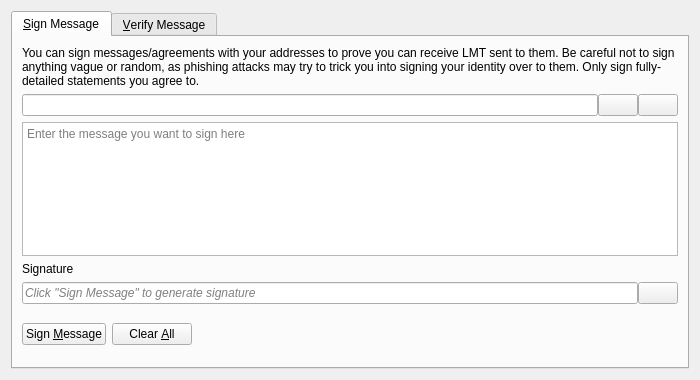
<?xml version="1.0" encoding="UTF-8"?>
<ui version="4.0">
 <class>SignVerifyMessageDialog</class>
 <widget class="QDialog" name="SignVerifyMessageDialog">
  <property name="geometry">
   <rect>
    <x>0</x>
    <y>0</y>
    <width>700</width>
    <height>380</height>
   </rect>
  </property>
  <property name="windowTitle">
   <string>Signatures - Sign / Verify a Message</string>
  </property>
  <property name="modal">
   <bool>true</bool>
  </property>
  <layout class="QVBoxLayout" name="verticalLayout">
   <item>
    <widget class="QTabWidget" name="tabWidget">
     <property name="currentIndex">
      <number>0</number>
     </property>
     <widget class="QWidget" name="tabSignMessage">
      <attribute name="title">
       <string>&amp;Sign Message</string>
      </attribute>
      <layout class="QVBoxLayout" name="verticalLayout_SM">
       <item>
        <widget class="QLabel" name="infoLabel_SM">
         <property name="text">
          <string>You can sign messages/agreements with your addresses to prove you can receive LMT sent to them. Be careful not to sign anything vague or random, as phishing attacks may try to trick you into signing your identity over to them. Only sign fully-detailed statements you agree to.</string>
         </property>
         <property name="textFormat">
          <enum>Qt::PlainText</enum>
         </property>
         <property name="wordWrap">
          <bool>true</bool>
         </property>
        </widget>
       </item>
       <item>
        <layout class="QHBoxLayout" name="horizontalLayout_1_SM">
         <property name="spacing">
          <number>0</number>
         </property>
         <item>
          <widget class="QValidatedLineEdit" name="addressIn_SM">
           <property name="toolTip">
            <string>The Lumenite address to sign the message with</string>
           </property>
          </widget>
         </item>
         <item>
          <widget class="QPushButton" name="addressBookButton_SM">
           <property name="toolTip">
            <string>Choose previously used address</string>
           </property>
           <property name="text">
            <string/>
           </property>
           <property name="icon">
            <iconset resource="../bitcoin.qrc">
             <normaloff>:/icons/address-book</normaloff>:/icons/address-book</iconset>
           </property>
           <property name="shortcut">
            <string>Alt+A</string>
           </property>
           <property name="autoDefault">
            <bool>false</bool>
           </property>
          </widget>
         </item>
         <item>
          <widget class="QPushButton" name="pasteButton_SM">
           <property name="toolTip">
            <string>Paste address from clipboard</string>
           </property>
           <property name="text">
            <string/>
           </property>
           <property name="icon">
            <iconset resource="../bitcoin.qrc">
             <normaloff>:/icons/editpaste</normaloff>:/icons/editpaste</iconset>
           </property>
           <property name="shortcut">
            <string>Alt+P</string>
           </property>
           <property name="autoDefault">
            <bool>false</bool>
           </property>
          </widget>
         </item>
        </layout>
       </item>
       <item>
        <widget class="QPlainTextEdit" name="messageIn_SM">
         <property name="toolTip">
          <string>Enter the message you want to sign here</string>
         </property>
         <property name="placeholderText">
          <string>Enter the message you want to sign here</string>
         </property>
        </widget>
       </item>
       <item>
        <widget class="QLabel" name="signatureLabel_SM">
         <property name="text">
          <string>Signature</string>
         </property>
         <property name="textFormat">
          <enum>Qt::PlainText</enum>
         </property>
        </widget>
       </item>
       <item>
        <layout class="QHBoxLayout" name="horizontalLayout_2_SM">
         <property name="spacing">
          <number>0</number>
         </property>
         <item>
          <widget class="QLineEdit" name="signatureOut_SM">
           <property name="placeholderText">
            <string>Click "Sign Message" to generate signature</string>
           </property>
           <property name="font">
            <font>
             <italic>true</italic>
            </font>
           </property>
           <property name="readOnly">
            <bool>true</bool>
           </property>
          </widget>
         </item>
         <item>
          <widget class="QPushButton" name="copySignatureButton_SM">
           <property name="toolTip">
            <string>Copy the current signature to the system clipboard</string>
           </property>
           <property name="text">
            <string/>
           </property>
           <property name="icon">
            <iconset resource="../bitcoin.qrc">
             <normaloff>:/icons/editcopy</normaloff>:/icons/editcopy</iconset>
           </property>
           <property name="autoDefault">
            <bool>false</bool>
           </property>
          </widget>
         </item>
        </layout>
       </item>
       <item>
        <layout class="QHBoxLayout" name="horizontalLayout_3_SM">
         <item>
          <widget class="QPushButton" name="signMessageButton_SM">
           <property name="toolTip">
            <string>Sign the message to prove you own this Lumenite address</string>
           </property>
           <property name="text">
            <string>Sign &amp;Message</string>
           </property>
           <property name="icon">
            <iconset resource="../bitcoin.qrc">
             <normaloff>:/icons/edit</normaloff>:/icons/edit</iconset>
           </property>
           <property name="autoDefault">
            <bool>false</bool>
           </property>
          </widget>
         </item>
         <item>
          <widget class="QPushButton" name="clearButton_SM">
           <property name="toolTip">
            <string>Reset all sign message fields</string>
           </property>
           <property name="text">
            <string>Clear &amp;All</string>
           </property>
           <property name="icon">
            <iconset resource="../bitcoin.qrc">
             <normaloff>:/icons/remove</normaloff>:/icons/remove</iconset>
           </property>
           <property name="autoDefault">
            <bool>false</bool>
           </property>
          </widget>
         </item>
         <item>
          <spacer name="horizontalSpacer_1_SM">
           <property name="orientation">
            <enum>Qt::Horizontal</enum>
           </property>
           <property name="sizeHint" stdset="0">
            <size>
             <width>40</width>
             <height>48</height>
            </size>
           </property>
          </spacer>
         </item>
         <item>
          <widget class="QLabel" name="statusLabel_SM">
           <property name="font">
            <font>
             <weight>75</weight>
             <bold>true</bold>
            </font>
           </property>
           <property name="text">
            <string/>
           </property>
           <property name="wordWrap">
            <bool>true</bool>
           </property>
          </widget>
         </item>
         <item>
          <spacer name="horizontalSpacer_2_SM">
           <property name="orientation">
            <enum>Qt::Horizontal</enum>
           </property>
           <property name="sizeHint" stdset="0">
            <size>
             <width>40</width>
             <height>48</height>
            </size>
           </property>
          </spacer>
         </item>
        </layout>
       </item>
      </layout>
     </widget>
     <widget class="QWidget" name="tabVerifyMessage">
      <attribute name="title">
       <string>&amp;Verify Message</string>
      </attribute>
      <layout class="QVBoxLayout" name="verticalLayout_VM">
       <item>
        <widget class="QLabel" name="infoLabel_VM">
         <property name="text">
          <string>Enter the receiver's address, message (ensure you copy line breaks, spaces, tabs, etc. exactly) and signature below to verify the message. Be careful not to read more into the signature than what is in the signed message itself, to avoid being tricked by a man-in-the-middle attack. Note that this only proves the signing party receives with the address, it cannot prove sendership of any transaction!</string>
         </property>
         <property name="textFormat">
          <enum>Qt::PlainText</enum>
         </property>
         <property name="alignment">
          <set>Qt::AlignLeading|Qt::AlignLeft|Qt::AlignTop</set>
         </property>
         <property name="wordWrap">
          <bool>true</bool>
         </property>
        </widget>
       </item>
       <item>
        <layout class="QHBoxLayout" name="horizontalLayout_1_VM">
         <property name="spacing">
          <number>0</number>
         </property>
         <item>
          <widget class="QValidatedLineEdit" name="addressIn_VM">
           <property name="toolTip">
            <string>The Lumenite address the message was signed with</string>
           </property>
          </widget>
         </item>
         <item>
          <widget class="QPushButton" name="addressBookButton_VM">
           <property name="toolTip">
            <string>Choose previously used address</string>
           </property>
           <property name="text">
            <string/>
           </property>
           <property name="icon">
            <iconset resource="../bitcoin.qrc">
             <normaloff>:/icons/address-book</normaloff>:/icons/address-book</iconset>
           </property>
           <property name="shortcut">
            <string>Alt+A</string>
           </property>
           <property name="autoDefault">
            <bool>false</bool>
           </property>
          </widget>
         </item>
        </layout>
       </item>
       <item>
        <widget class="QPlainTextEdit" name="messageIn_VM">
          <property name="toolTip">
            <string>The signed message to verify</string>
          </property>
          <property name="placeholderText">
            <string>The signed message to verify</string>
          </property>
        </widget>
       </item>
       <item>
        <widget class="QValidatedLineEdit" name="signatureIn_VM">
          <property name="toolTip">
            <string>The signature given when the message was signed</string>
          </property>
          <property name="placeholderText">
            <string>The signature given when the message was signed</string>
          </property>
        </widget>
       </item>
       <item>
        <layout class="QHBoxLayout" name="horizontalLayout_2_VM">
         <item>
          <widget class="QPushButton" name="verifyMessageButton_VM">
           <property name="toolTip">
            <string>Verify the message to ensure it was signed with the specified Lumenite address</string>
           </property>
           <property name="text">
            <string>Verify &amp;Message</string>
           </property>
           <property name="icon">
            <iconset resource="../bitcoin.qrc">
             <normaloff>:/icons/transaction_0</normaloff>:/icons/transaction_0</iconset>
           </property>
           <property name="autoDefault">
            <bool>false</bool>
           </property>
          </widget>
         </item>
         <item>
          <widget class="QPushButton" name="clearButton_VM">
           <property name="toolTip">
            <string>Reset all verify message fields</string>
           </property>
           <property name="text">
            <string>Clear &amp;All</string>
           </property>
           <property name="icon">
            <iconset resource="../bitcoin.qrc">
             <normaloff>:/icons/remove</normaloff>:/icons/remove</iconset>
           </property>
           <property name="autoDefault">
            <bool>false</bool>
           </property>
          </widget>
         </item>
         <item>
          <spacer name="horizontalSpacer_1_VM">
           <property name="orientation">
            <enum>Qt::Horizontal</enum>
           </property>
           <property name="sizeHint" stdset="0">
            <size>
             <width>40</width>
             <height>48</height>
            </size>
           </property>
          </spacer>
         </item>
         <item>
          <widget class="QLabel" name="statusLabel_VM">
           <property name="font">
            <font>
             <weight>75</weight>
             <bold>true</bold>
            </font>
           </property>
           <property name="text">
            <string/>
           </property>
           <property name="wordWrap">
            <bool>true</bool>
           </property>
          </widget>
         </item>
         <item>
          <spacer name="horizontalSpacer_2_VM">
           <property name="orientation">
            <enum>Qt::Horizontal</enum>
           </property>
           <property name="sizeHint" stdset="0">
            <size>
             <width>40</width>
             <height>48</height>
            </size>
           </property>
          </spacer>
         </item>
        </layout>
       </item>
      </layout>
     </widget>
    </widget>
   </item>
  </layout>
 </widget>
 <customwidgets>
  <customwidget>
   <class>QValidatedLineEdit</class>
   <extends>QLineEdit</extends>
   <header>qt/qvalidatedlineedit.h</header>
  </customwidget>
 </customwidgets>
 <resources>
  <include location="../bitcoin.qrc"/>
 </resources>
 <connections/>
</ui>
